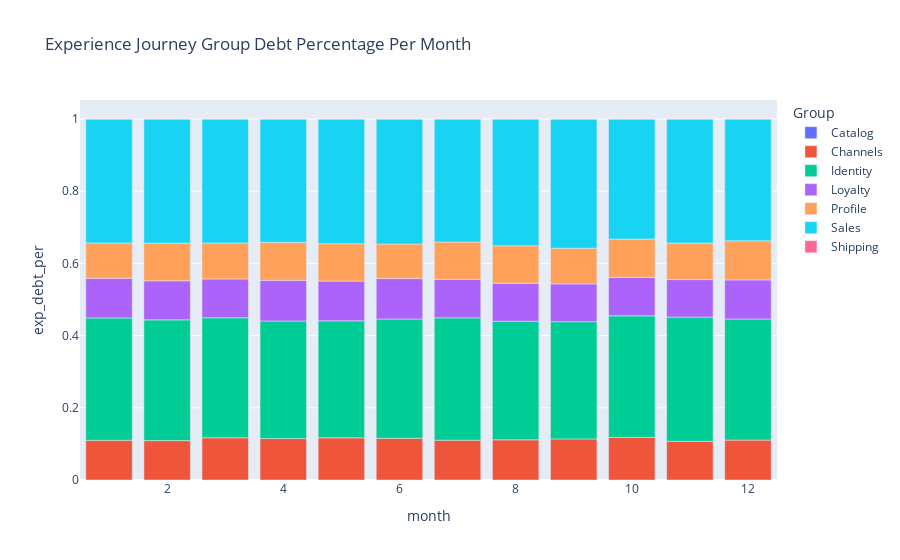

The cell this chart's notebook holds for it:
### Code cell
fig = px.bar(groupdf, x="month", y="exp_debt_per", color="Group", title="Experience Journey Group Debt Percentage Per Month")
fig.show()

### Figure 1 — Plotly figure (JSON) as saved in the notebook; plotly's stock layout.template omitted (floating-point values rounded to 4 significant figures)
{"data": [{"alignmentgroup": "True", "hovertemplate": "Group=Catalog<br>month=%{x}<br>exp_debt_per=%{y}<extra></extra>", "legendgroup": "Catalog", "marker": {"color": "#636efa"}, "name": "Catalog", "offsetgroup": "Catalog", "orientation": "v", "showlegend": true, "textposition": "auto", "type": "bar", "x": [1, 2, 3, 4, 5, 6, 7, 8, 9, 10, 11, 12], "xaxis": "x", "y": [0, 0, 0, 0, 0, 0, 0, 0, 0, 0, 0, 0], "yaxis": "y"}, {"alignmentgroup": "True", "hovertemplate": "Group=Channels<br>month=%{x}<br>exp_debt_per=%{y}<extra></extra>", "legendgroup": "Channels", "marker": {"color": "#EF553B"}, "name": "Channels", "offsetgroup": "Channels", "orientation": "v", "showlegend": true, "textposition": "auto", "type": "bar", "x": [1, 2, 3, 4, 5, 6, 7, 8, 9, 10, 11, 12], "xaxis": "x", "y": [0.11, 0.1091, 0.117, 0.1148, 0.1168, 0.1155, 0.1102, 0.1114, 0.1138, 0.1183, 0.1071, 0.1106], "yaxis": "y"}, {"alignmentgroup": "True", "hovertemplate": "Group=Identity<br>month=%{x}<br>exp_debt_per=%{y}<extra></extra>", "legendgroup": "Identity", "marker": {"color": "#00cc96"}, "name": "Identity", "offsetgroup": "Identity", "orientation": "v", "showlegend": true, "textposition": "auto", "type": "bar", "x": [1, 2, 3, 4, 5, 6, 7, 8, 9, 10, 11, 12], "xaxis": "x", "y": [0.3388, 0.3346, 0.3324, 0.3257, 0.324, 0.3306, 0.3389, 0.3284, 0.3248, 0.3365, 0.3441, 0.3355], "yaxis": "y"}, {"alignmentgroup": "True", "hovertemplate": "Group=Loyalty<br>month=%{x}<br>exp_debt_per=%{y}<extra></extra>", "legendgroup": "Loyalty", "marker": {"color": "#ab63fa"}, "name": "Loyalty", "offsetgroup": "Loyalty", "orientation": "v", "showlegend": true, "textposition": "auto", "type": "bar", "x": [1, 2, 3, 4, 5, 6, 7, 8, 9, 10, 11, 12], "xaxis": "x", "y": [0.1099, 0.1081, 0.1076, 0.1127, 0.1101, 0.1118, 0.1067, 0.1054, 0.1047, 0.1064, 0.1039, 0.1082], "yaxis": "y"}, {"alignmentgroup": "True", "hovertemplate": "Group=Profile<br>month=%{x}<br>exp_debt_per=%{y}<extra></extra>", "legendgroup": "Profile", "marker": {"color": "#FFA15A"}, "name": "Profile", "offsetgroup": "Profile", "orientation": "v", "showlegend": true, "textposition": "auto", "type": "bar", "x": [1, 2, 3, 4, 5, 6, 7, 8, 9, 10, 11, 12], "xaxis": "x", "y": [0.09807, 0.1041, 0.09966, 0.1051, 0.1036, 0.09573, 0.1034, 0.1037, 0.09903, 0.1064, 0.1011, 0.1082], "yaxis": "y"}, {"alignmentgroup": "True", "hovertemplate": "Group=Sales<br>month=%{x}<br>exp_debt_per=%{y}<extra></extra>", "legendgroup": "Sales", "marker": {"color": "#19d3f3"}, "name": "Sales", "offsetgroup": "Sales", "orientation": "v", "showlegend": true, "textposition": "auto", "type": "bar", "x": [1, 2, 3, 4, 5, 6, 7, 8, 9, 10, 11, 12], "xaxis": "x", "y": [0.3432, 0.3441, 0.3434, 0.3417, 0.3454, 0.3464, 0.3408, 0.3511, 0.3577, 0.3325, 0.3437, 0.3375], "yaxis": "y"}, {"alignmentgroup": "True", "hovertemplate": "Group=Shipping<br>month=%{x}<br>exp_debt_per=%{y}<extra></extra>", "legendgroup": "Shipping", "marker": {"color": "#FF6692"}, "name": "Shipping", "offsetgroup": "Shipping", "orientation": "v", "showlegend": true, "textposition": "auto", "type": "bar", "x": [1, 2, 3, 4, 5, 6, 7, 8, 9, 10, 11, 12], "xaxis": "x", "y": [0, 0, 0, 0, 0, 0, 0, 0, 0, 0, 0, 0], "yaxis": "y"}], "layout": {"barmode": "relative", "legend": {"title": {"text": "Group"}, "tracegroupgap": 0}, "title": {"text": "Experience Journey Group Debt Percentage Per Month"}, "xaxis": {"anchor": "y", "domain": [0, 1], "title": {"text": "month"}}, "yaxis": {"anchor": "x", "domain": [0, 1], "title": {"text": "exp_debt_per"}}}}
